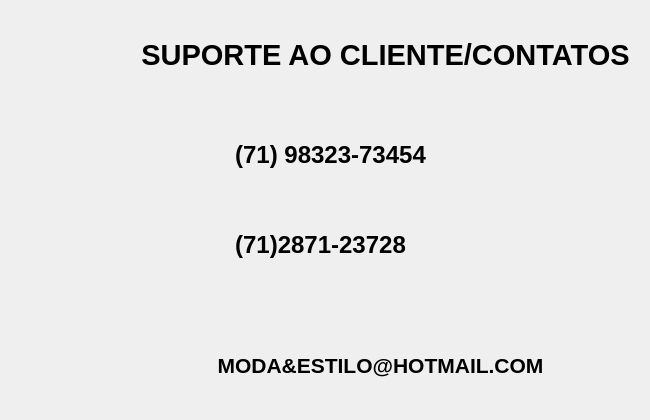
            <widget class="QWidget" name="pg_suporte">
             <widget class="QLabel" name="label_8">
              <property name="geometry">
               <rect>
                <x>140</x>
                <y>220</y>
                <width>361</width>
                <height>91</height>
               </rect>
              </property>
              <property name="text">
               <string>&lt;html&gt;&lt;head/&gt;&lt;body&gt;&lt;p align=&quot;center&quot;&gt;&lt;img src=&quot;:/icons/templogo/tel.png&quot;/&gt;&lt;span style=&quot; font-size:18pt; font-weight:600;&quot;&gt;(71)2871-23728&lt;/span&gt;&lt;/p&gt;&lt;p align=&quot;center&quot;&gt;&lt;br/&gt;&lt;/p&gt;&lt;/body&gt;&lt;/html&gt;</string>
              </property>
             </widget>
             <widget class="QLabel" name="label_9">
              <property name="geometry">
               <rect>
                <x>170</x>
                <y>100</y>
                <width>321</width>
                <height>111</height>
               </rect>
              </property>
              <property name="text">
               <string>&lt;html&gt;&lt;head/&gt;&lt;body&gt;&lt;p align=&quot;center&quot;&gt;&lt;img src=&quot;:/icons/templogo/chat.png&quot;/&gt;&lt;span style=&quot; font-size:18pt; font-weight:600;&quot;&gt;(71) 98323-73454&lt;/span&gt;&lt;/p&gt;&lt;/body&gt;&lt;/html&gt;</string>
              </property>
             </widget>
             <widget class="QLabel" name="label_10">
              <property name="geometry">
               <rect>
                <x>180</x>
                <y>320</y>
                <width>401</width>
                <height>91</height>
               </rect>
              </property>
              <property name="text">
               <string>&lt;html&gt;&lt;head/&gt;&lt;body&gt;&lt;p align=&quot;center&quot;&gt;&lt;img src=&quot;:/icons/templogo/mail.png&quot;/&gt;&lt;span style=&quot; font-size:16pt; font-weight:600;&quot;&gt;MODA&amp;amp;ESTILO@HOTMAIL.COM&lt;/span&gt;&lt;/p&gt;&lt;/body&gt;&lt;/html&gt;</string>
              </property>
             </widget>
             <widget class="QLabel" name="label_11">
              <property name="geometry">
               <rect>
                <x>130</x>
                <y>10</y>
                <width>511</width>
                <height>91</height>
               </rect>
              </property>
              <property name="text">
               <string>&lt;html&gt;&lt;head/&gt;&lt;body&gt;&lt;p align=&quot;center&quot;&gt;&lt;span style=&quot; font-size:22pt; font-weight:600;&quot;&gt;SUPORTE AO CLIENTE/CONTATOS&lt;/span&gt;&lt;/p&gt;&lt;/body&gt;&lt;/html&gt;</string>
              </property>
             </widget>
            </widget>
